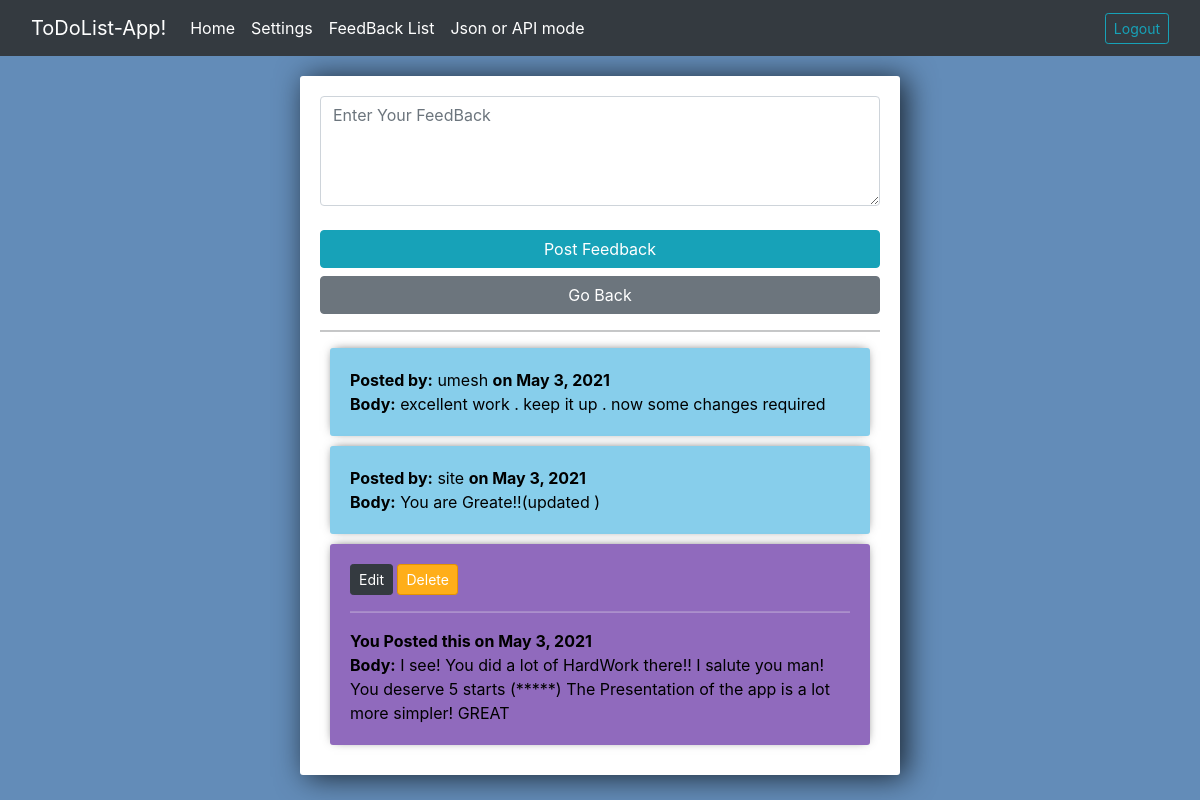
The app's page /list_feed/ (signed in) with its own data.
### members/models.py (models this page shows, shortened)
class FeedBack(models.Model):
	user = models.ForeignKey(User, on_delete=models.CASCADE)
	body = models.TextField()
	date = models.DateField(auto_now_add=True, blank=True, null=True)

### Feedback/views.py (the view, shortened to what this page needs)
# urls.py: path('list_feed/', views.Create, name='create-index'),
def Create(request):
	list_feed = FeedBack.objects.all().order_by('-id')
	form = CreateFeedBack(request.POST or None)
	template = render_to_string("email.html", {"user": request.user.username})
	return render(request, 'list.html', {'list_feed': list_feed, 'form': form})

### Feedback/forms.py
class CreateFeedBack(forms.ModelForm):
	class Meta:
		model = FeedBack
		fields = '__all__'
		widgets = {
			'user': forms.TextInput(attrs={'value': '', 'id': 'userid', 'type': 'hidden'}),
			'body': forms.Textarea(attrs={'class': 'form-control','rows':4, 'cols':20, 'placeholder': 'Enter Your FeedBack'})
		}
		labels = {
			'body': ''
		}

### Feedback/templates/list.html (shortened to what this page needs)
{% extends 'base.html' %}
{% block content %}
{% if user.is_authenticated %}
<div class="center-column">
<form method="POST" action="">
	{{ form.as_p }}
	<input type="submit" value="Post Feedback" class="btn btn-info">
	<div class="d-grid gap-2">
		<a href="{% url 'index' %}" class="btn btn-secondary">Go Back</a>
	</div>
</form>
<hr>
{% for item in list_feed %}
{% if item.user.id == request.user.id %}
<div class="item-row">
		<a href="{% url 'f_edit' item.id %}" class="btn btn-sm btn-dark">Edit</a> <a href="{% url 'delete-feed' item.id %}" class="btn btn-sm btn-danger">Delete</a><hr><font color="black"><b>You Posted this on {{ item.date }}</b><br>
		<b>Body:</b> {{ item.body }}</font>
	</div>
{% else %}
<div class="updated-item-row">
		<font color="black"><b>Posted by:</b> {{ item.user }} <b>on {{ item.date }}</b><br>
		<b>Body:</b> {{ item.body }}</font>
	</div>
	{% endif %}
	{% empty %}
	<center><h5>No FeedBacks Yet!!</h5></center>
	{% endfor %}
</div>
{% endif %}
{% endblock %}

### Task/templates/base.html (style rules this page uses)
body { background-color: #638CB8; }
input { width: 100%; padding: 12px 20px; margin: 8px 0; box-sizing: border-box; }
input::placeholder { color: #d3d3d3; }
.center-column { width:600px; margin: 20px auto; padding:20px; background-color: #fff; border-radius: 3px; box-shadow: 6px 2px 30px 0px rgba(0,0,0,0.75); }
.item-row { background-color: #906abd; margin: 10px; padding: 20px; border-radius: 3px; color: #fff; font-size: 16px; box-shadow: 0px -1px 10px -4px rgba(0,0,0,0.75); }
.updated-item-row { background-color: #87CEEB; margin: 10px; padding: 20px; border-radius: 3px; color: #fff; font-size: 16px; box-shadow: 0px -1px 10px -4px rgba(0,0,0,0.75); }
.btn-danger { background-color: #ffae19; border-color: #e59400; }

### records on screen
FeedBack: user "umesh", date "May 3, 2021", body "excellent work . keep it up . now some changes required"
FeedBack: user "site", date "May 3, 2021", body "You are Greate!!(updated )"
FeedBack: date "May 3, 2021", body "I see! You did a lot of HardWork there!! I salute you man! You deserve 5 starts (*****) The Presentation of the app is a lot more simpler! GREAT"
